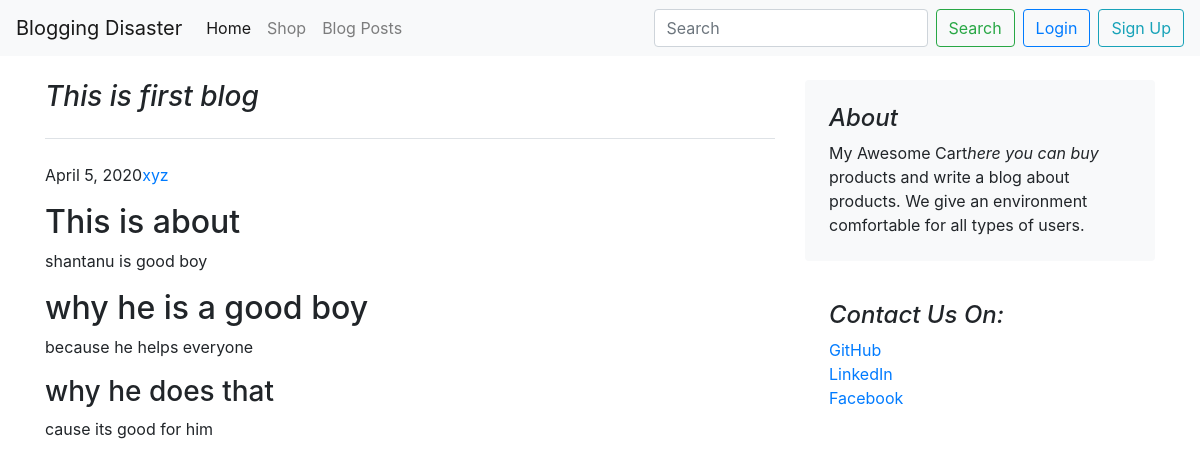
The page /blog/blogpost/1 on the database its author committed.
### blog/models.py (models this page shows, shortened)
class Blogpost(models.Model):
    post_id = models.AutoField(primary_key=True)
    title = models.CharField(max_length=40)
    postedby = models.CharField(max_length=80, default='')
    head0 = models.CharField(max_length=500, default='')
    chead0 = models.CharField(max_length=5000, default='')
    head1 = models.CharField(max_length=500, default='')
    chead1 = models.CharField(max_length=5000, default='')
    head2 = models.CharField(max_length=500, default='')
    chead2 = models.CharField(max_length=5000, default='')
    pub_date = models.DateField()
    thumbnail = models.ImageField(upload_to='blog/images', default='')

### blog/views.py (the view)
# urls.py: path('blogpost/<int:id>',views.blogpost, name='blogPost'),
def blogpost(request,id):
    post = Blogpost.objects.filter(post_id=id)[0]
    return render(request, 'blog/blogpost.html', {'post':post})

### blog/templates/blog/blogpost.html (shortened to what this page needs)
{% extends 'blog/basic.html' %}
{% block body %}
<div class="container my-4">
    <div class="row">
    <div class="col-md-8 blog-main">
      <h3 class="pb-4 mb-4 font-italic border-bottom">
        {{post.title}}
      </h3>
      <p class="blog-post-meta">{{post.pub_date}}<a href="#">{{post.postedby}}</a></p>
      <div class="blog-post">
        <h2 class="blog-post-title">{{post.head0}}</h2>
        <p>{{post.chead0}}</p>
        <h2>{{post.head1}}</h2>
        <p>{{post.chead1}}</p>
        <h3>{{post.head2}}</h3>
        <p>{{post.chead2}}</p>
      </div>
    </div>
    <aside class="col-md-4 blog-sidebar">
      <div class="p-4 mb-3 bg-light rounded">
        <h4 class="font-italic">About</h4>
        <p class="mb-0">My Awesome Cart<em>here you can buy</em> products and write a blog about products. We give an environment comfortable for all types of users.</p>
      </div>
      <div class="p-4">
        <h4 class="font-italic">Contact Us On:</h4>
        <ol class="list-unstyled">
          <li><a href="https://github.com/shan1697-shan/">GitHub</a></li>
          <li><a href="https://www.linkedin.com/in/shantanu-yadav-a529a9175/">LinkedIn</a></li>
          <li><a href="https://www.facebook.com/hpsky">Facebook</a></li>
        </ol>
      </div>
    </aside>
  </div>
</div>
{% endblock %}

### rows shown on the page
Blogpost: title "This is first blog", pub_date "April 5, 2020", postedby "xyz", head0 "This is about", chead0 "shantanu is good boy", head1 "why he is a good boy", chead1 "because he helps everyone", head2 "why he does that", chead2 "cause its good for him"
